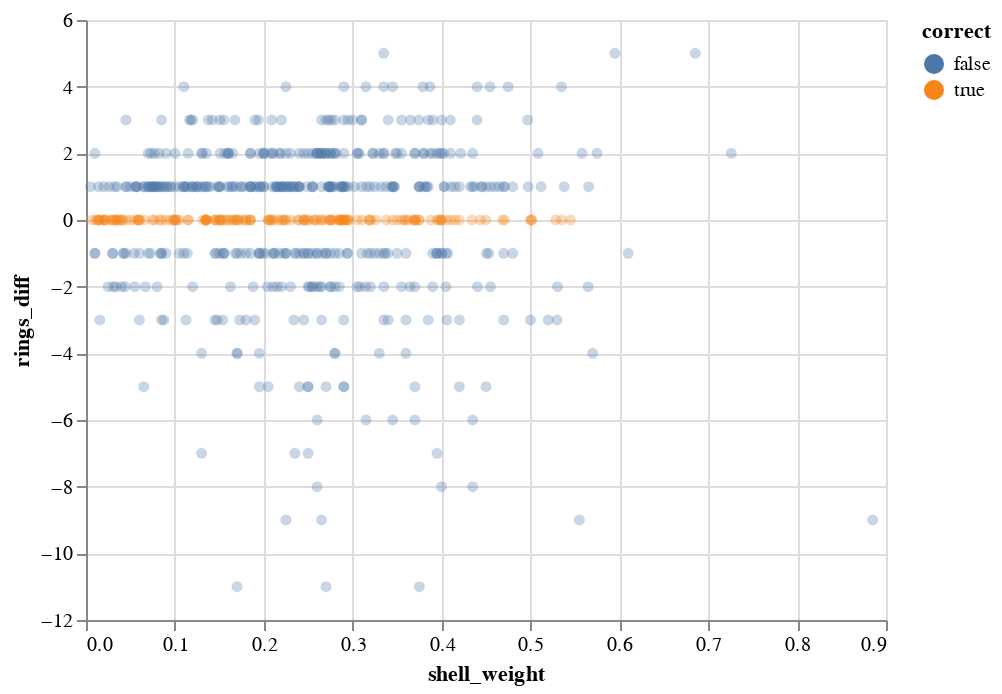

Here is the notebook cell this chart was saved with:
### Code cell
alt.Chart(best_rf_validation).mark_circle().encode(
    x="shell_weight",
    y="rings_diff",
    color="correct",
).configure_mark(
    opacity=0.3,
)

### Figure 1 — Vega-Lite specification as saved in the notebook (floating-point values rounded to 4 significant figures; data arrays with more than 128 entries replaced by an {"elided": "..."} marker saying what was removed)
{"config": {"view": {"continuousWidth": 400, "continuousHeight": 300}, "mark": {"opacity": 0.3}}, "data": {"name": "data-e4d859168b7cf07dc21b59d2ace8d2f8"}, "mark": "circle", "encoding": {"color": {"type": "nominal", "field": "correct"}, "x": {"type": "quantitative", "field": "shell_weight"}, "y": {"type": "quantitative", "field": "rings_diff"}}, "$schema": "https://vega.github.io/schema/vega-lite/v4.8.1.json", "datasets": {"data-e4d859168b7cf07dc21b59d2ace8d2f8": {"elided": "627 records"}}}
